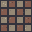

Below is a game level as drawn by its tile map, then a one-line description and the .tmx file that defines it, in full:
An orthogonal 1x1 tile map with 32x32 px tiles, 1 tile layer (Assembly), 3 tilesets.

<map version="1.10" orientation="orthogonal" renderorder="right-down" width="1" height="1" tilewidth="32" tileheight="32" infinite="0" nextlayerid="2" nextobjectid="1">
  <tileset firstgid="1" source="../floors.tsx" />
  <tileset firstgid="321" source="../walls.tsx" />
  <tileset firstgid="961" source="../architecture.tsx" />
  <layer id="1" name="Assembly" width="1" height="1">
    <data encoding="csv">
227
</data>
  </layer>
</map>
